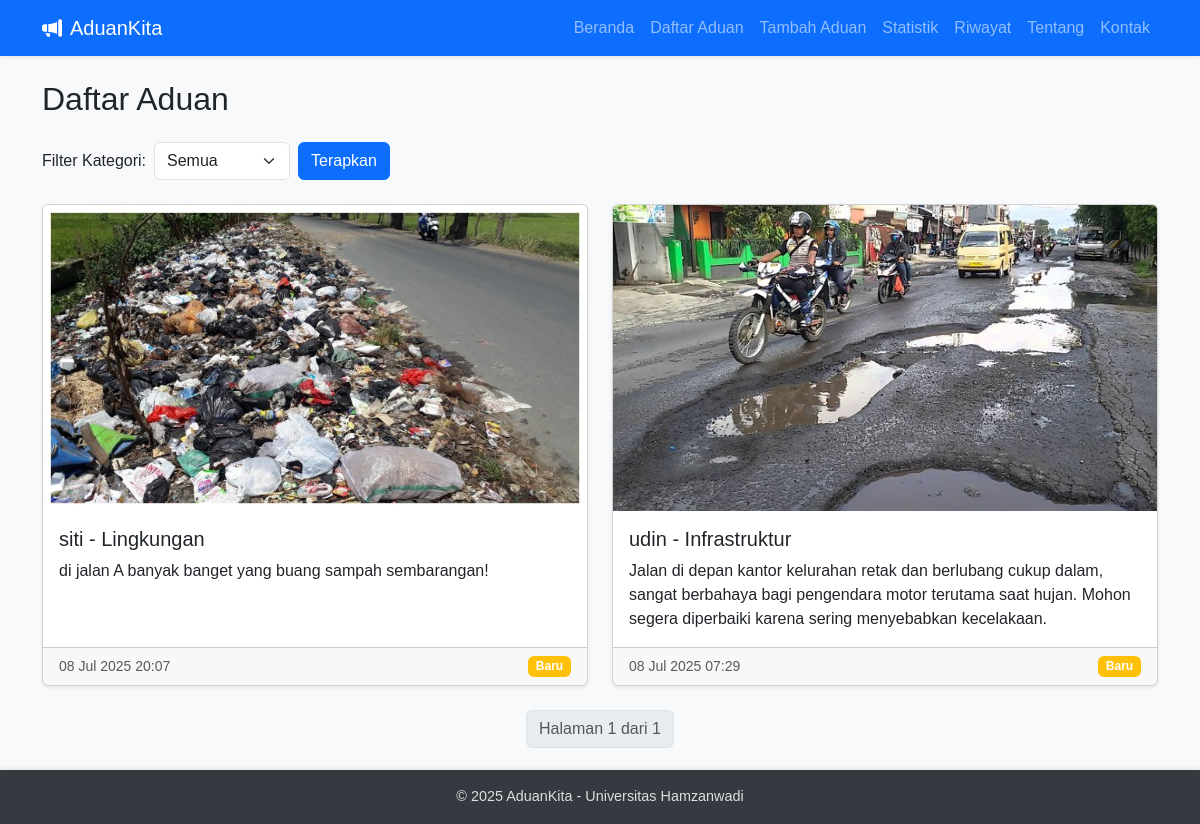
Page /aduan/ on the committed database.
### pengaduan/models.py (models this page shows, shortened)
class Aduan(models.Model):
    KATEGORI_CHOICES = [
        ('infrastruktur', 'Infrastruktur'),
        ('pelayanan', 'Pelayanan'),
        ('lingkungan', 'Lingkungan'),
        ('keamanan', 'Keamanan'),
        ('lainnya', 'Lainnya'),
    ]
    STATUS_CHOICES = [
        ('baru', 'Baru'),
        ('diproses', 'Diproses'),
        ('selesai', 'Selesai'),
    ]
    nama = models.CharField(max_length=100)
    kategori = models.CharField(max_length=50, choices=KATEGORI_CHOICES)
    isi = models.TextField()
    tanggal = models.DateTimeField(auto_now_add=True)
    status = models.CharField(max_length=20, choices=STATUS_CHOICES, default='baru')
    gambar = models.ImageField(upload_to='aduan_images/', blank=True, null=True)  # ✅ Ini yang benar

### pengaduan/views.py (the view)
# urls.py: path('aduan/', views.daftar_aduan, name='daftar_aduan'),
def daftar_aduan(request):
    kategori_filter = request.GET.get('kategori')
    aduan_list = Aduan.objects.all().order_by('-tanggal')
    if kategori_filter:
        aduan_list = aduan_list.filter(kategori=kategori_filter)
    paginator = Paginator(aduan_list, 5)  # 5 aduan per halaman
    page_number = request.GET.get('page')
    page_obj = paginator.get_page(page_number)
    kategori_list = Aduan.KATEGORI_CHOICES
    return render(request, 'pengaduan/daftar_aduan.html', {
        'page_obj': page_obj,
        'kategori_filter': kategori_filter,
        'kategori_list': kategori_list
    })

### pengaduan/templates/pengaduan/daftar_aduan.html (shortened to what this page needs)
{% extends "pengaduan/base.html" %}
{% block content %}
<h2 class="mb-4">Daftar Aduan</h2>
<form method="get" class="mb-4">
    <div class="row g-2 align-items-center">
        <div class="col-auto">
            <label for="kategori" class="col-form-label">Filter Kategori:</label>
        </div>
        <div class="col-auto">
            <select name="kategori" id="kategori" class="form-select">
                <option value="">Semua</option>
            </select>
        </div>
        <div class="col-auto">
            <button type="submit" class="btn btn-primary">Terapkan</button>
        </div>
    </div>
</form>
<div class="row row-cols-1 row-cols-md-2 g-4">
    {% for aduan in page_obj %}
    <div class="col">
        <div class="card h-100 shadow-sm">
            {% if aduan.gambar %}
            <img src="{{ aduan.gambar.url }}" class="card-img-top" alt="Gambar Aduan">
            {% endif %}
            <div class="card-body">
                <h5 class="card-title">{{ aduan.nama }} - {{ aduan.kategori|title }}</h5>
                <p class="card-text">{{ aduan.isi }}</p>
            </div>
            <div class="card-footer d-flex justify-content-between">
                <small class="text-muted">{{ aduan.tanggal|date:"d M Y H:i" }}</small>
                <span class="badge
                    {% if aduan.status == 'baru' %}bg-warning
                    {% elif aduan.status == 'diproses' %}bg-info
                    {% elif aduan.status == 'selesai' %}bg-success
                    {% else %}bg-secondary{% endif %}">
                    {{ aduan.status|capfirst }}
                </span>
            </div>
        </div>
    </div>
    {% empty %}
    <div class="col-12">
        <div class="alert alert-info text-center">Belum ada aduan yang tersedia.</div>
    </div>
    {% endfor %}
</div>
<div class="mt-4">
    <nav>
        <ul class="pagination justify-content-center">
            <li class="page-item disabled"><span class="page-link">Halaman {{ page_obj.number }} dari {{ page_obj.paginator.num_pages }}</span></li>
        </ul>
    </nav>
</div>
{% endblock %}

### pengaduan/templates/pengaduan/base.html (shortened to what this page needs)
{% load static %}
<!DOCTYPE html>
<html lang="id">
<head>
    <link href="https://cdn.jsdelivr.net/npm/bootstrap@5.3.0/dist/css/bootstrap.min.css" rel="stylesheet">
    <link rel="stylesheet" href="https://cdnjs.cloudflare.com/ajax/libs/animate.css/4.1.1/animate.min.css"/>
    <link href="https://cdn.jsdelivr.net/npm/bootstrap-icons@1.10.5/font/bootstrap-icons.css" rel="stylesheet"/>
</head>
<body>
    <nav class="navbar navbar-expand-lg navbar-dark bg-primary shadow-sm">
        <div class="container">
            <a class="navbar-brand d-flex align-items-center" href="{% url 'beranda' %}">
                <i class="bi bi-megaphone-fill me-2"></i>AduanKita
            </a>
            <div class="collapse navbar-collapse justify-content-end" id="navbarNav">
                <ul class="navbar-nav">
                    <li class="nav-item"><a class="nav-link" href="{% url 'beranda' %}">Beranda</a></li>
                    <li class="nav-item"><a class="nav-link" href="{% url 'daftar_aduan' %}">Daftar Aduan</a></li>
                    <li class="nav-item"><a class="nav-link" href="{% url 'tambah_aduan' %}">Tambah Aduan</a></li>
                    <li class="nav-item"><a class="nav-link" href="{% url 'statistik' %}">Statistik</a></li>
                    <li class="nav-item"><a class="nav-link" href="{% url 'riwayat_aduan' %}">Riwayat</a></li>
                    <li class="nav-item"><a class="nav-link" href="{% url 'tentang_kami' %}">Tentang</a></li>
                    <li class="nav-item"><a class="nav-link" href="{% url 'kontak' %}">Kontak</a></li>
                </ul>
            </div>
        </div>
    </nav>
    <main class="container mt-4 animate__animated animate__fadeIn">
        {% block content %}{% endblock %}
    </main>
    <footer>
        &copy; 2025 AduanKita - Universitas Hamzanwadi
    </footer>
</body>
</html>

### pengaduan/templates/pengaduan/base.html (style rules this page uses)
body { font-family: 'Poppins', sans-serif; background-color: #f8f9fa; padding-bottom: 60px; }
footer { background-color: #343a40; color: #ddd; text-align: center; padding: 1rem; position: fixed; bottom: 0; left: 0; width: 100%; font-size: 0.9rem; box-shadow: 0 -1px 5px rgba(0,0,0,0.1); }

### rows in the picture
Aduan: gambar (picture), nama "siti", kategori "Lingkungan", isi "di jalan A banyak banget yang buang sampah sembarangan!", tanggal "08 Jul 2025 20:07", status "Baru"
Aduan: gambar (picture), nama "udin", kategori "Infrastruktur", isi "Jalan di depan kantor kelurahan retak dan berlubang cukup dalam, sangat berbahaya bagi pengendara motor terutama saat hujan. Mohon segera diperbaiki karena sering menyebabkan kecelakaan.", tanggal "08 Jul 2025 07:29", status "Baru"

### other values in the picture
{{ page_obj.number }} "1"
{{ page_obj.paginator.num_pages }} "1"
